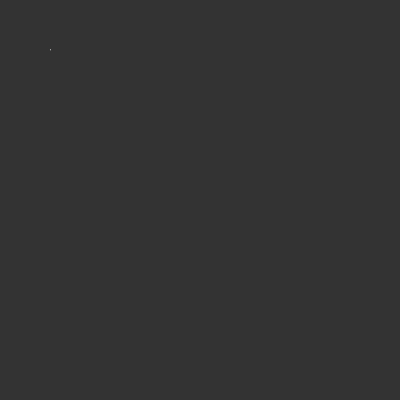
Frame 1 (no input)
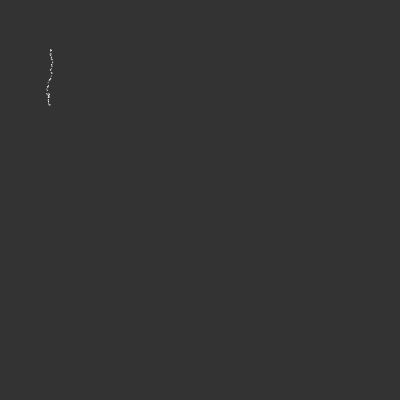
Frame 60 (no input)
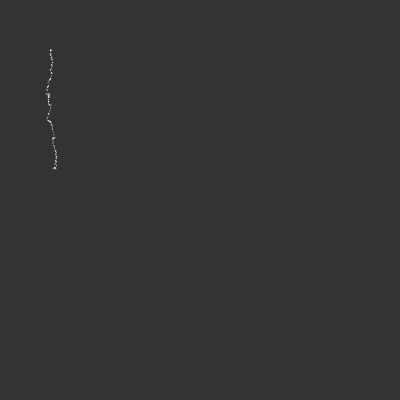
Frame 120 (the mouse pressed at the canvas centre since frame 60)

The p5.js sketch that drew these frames (run headless with seeded random() and noise() and a simulated clock; from frame 60 on, the mouse is pressed at the canvas centre):

// p5.js sketch
// ── sketch.js
var walker;

function setup() {
  walker = new Walker()
  createCanvas(400,400)
  background(51)
}

function draw() {
  stroke (255)
  fill(255)
  walker.update_pos()
  walker.display()
}

function Walker(){
  this.x = width/2
  this.y = height/2

  this.counter = 0

  this.display = function(){
    point(this.x,this.y )
  }

  this.update_pos = function(){
      this.counter++;

    if (this.counter >= 0 && this.counter < 300){
      this.x += random(-1,1)
      this.y += random(-1,3)
    } else if (this.counter >= 300 && this.counter < 500){
      this.x += random(-1,3)
      this.y += random(-1,1)
    } else if (this.counter >= 500 && this.counter < 800){
      this.x += random(-1,1)
      this.y += random(-3,1)
    }else if (this.counter >= 800 && this.counter < 1000){
      this.x += random(-3,1)
      this.y += random(-1,1)
    }else{
      this.x = width/2
      this.y = width/2
    }
  }
}
